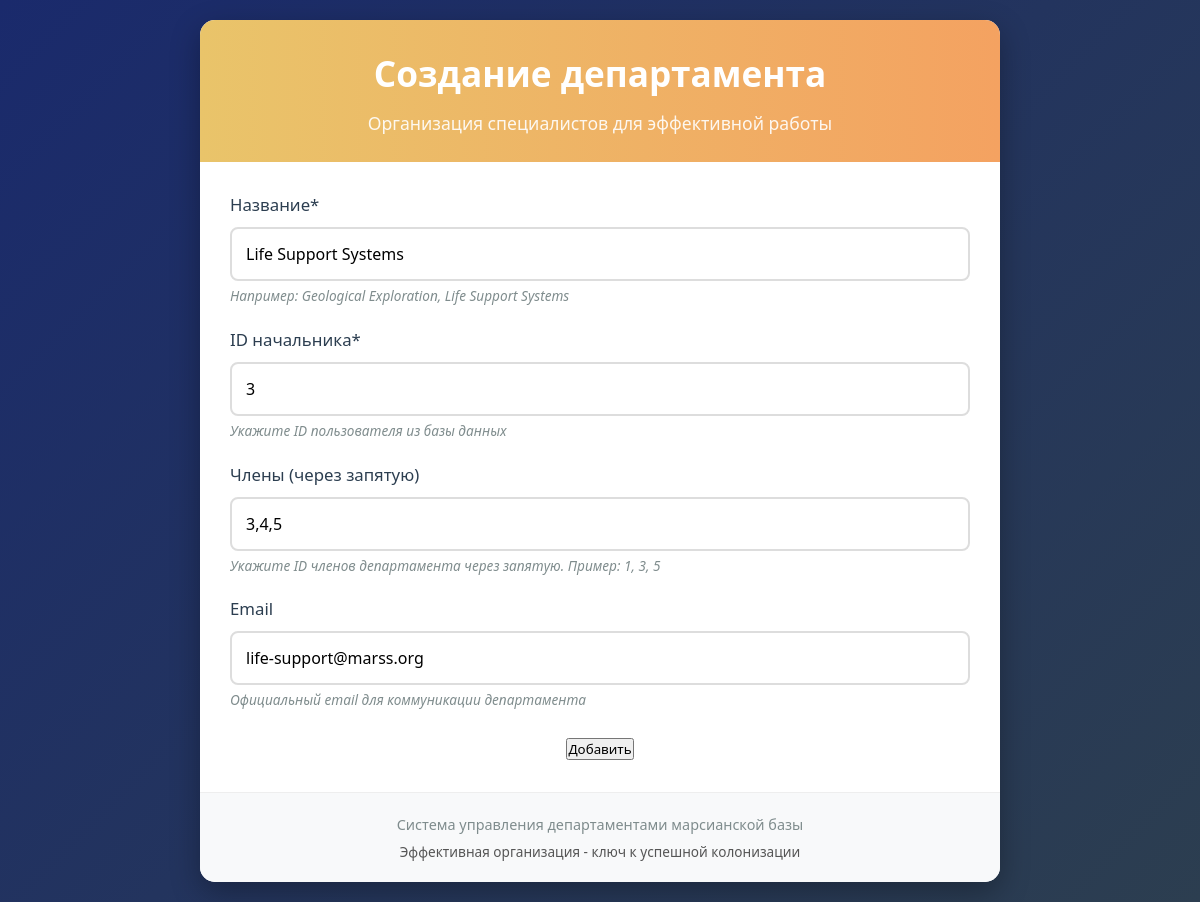
Page /edit_department/2 (signed in) on the committed database.
### data/models.py (models this page shows)
class Department(SqlAlchemyBase):
    __tablename__ = 'departments'
    id = Column(Integer, primary_key=True, autoincrement=True)
    title = Column(String, nullable=False)
    chief = Column(Integer, ForeignKey('users.id'), nullable=False)
    members = Column(String)
    email = Column(String, unique=True, nullable=False)
    chief_user = relationship("User", back_populates="departments")

### app.py (the view, shortened to what this page needs)
@app.route('/edit_department/<int:id>', methods=['GET', 'POST'])
@login_required
def edit_department(id):
    db_sess = db_session.create_session()
    dept = db_sess.query(Department).get(id)
    if not dept:
        flash('Департамент не найден', 'danger')
        return redirect('/departments')
    if current_user.id != dept.chief and current_user.id != 1:
        flash('У вас нет прав для редактирования этого департамента', 'danger')
        return redirect('/departments')
    form = DepartmentForm()
    if request.method == "GET":
        form.title.data = dept.title
        form.chief.data = dept.chief
        form.members.data = dept.members
        form.email.data = dept.email
    return render_template('create_department.html', form=form, title='Редактирование департамента')

### forms/department.py
class DepartmentForm(FlaskForm):
    title = StringField('Название', validators=[DataRequired()])
    chief = IntegerField('ID начальника', validators=[DataRequired()])
    members = StringField('Члены (через запятую)')
    email = StringField('Email')
    submit = SubmitField('Добавить')

### app.py (called while the page is built)
@login_manager.user_loader
def load_user(user_id):
    db_sess = db_session.create_session()
    return db_sess.get(User, user_id)  # Используем современный метод Session.get()

### data/db_session.py (called while the page is built)
def create_session() -> Session:
    global __factory
    return __factory()

### templates/create_department.html (shortened to what this page needs)
<!DOCTYPE html>
<html lang="ru">
<head>
</head>
<body>
    <div class="container">
        <header>
            <h1>Создание департамента</h1>
            <p class="subtitle">Организация специалистов для эффективной работы</p>
        </header>
        <div class="form-section">
            <form method="POST" novalidate>
                <div class="form-group">
                    <label for="title">{{ form.title.label.text }}*</label>
                    {{ form.title(class="form-control", placeholder="Название департамента") }}
                    <div class="field-hint">Например: Geological Exploration, Life Support Systems</div>
                </div>
                <div class="form-group">
                    <label for="chief">{{ form.chief.label.text }}*</label>
                    {{ form.chief(class="form-control", placeholder="ID начальника департамента") }}
                    <div class="field-hint">Укажите ID пользователя из базы данных</div>
                </div>
                <div class="form-group">
                    <label for="members">{{ form.members.label.text }}</label>
                    {{ form.members(class="form-control", placeholder="ID членов через запятую: 1, 3, 5") }}
                    <div class="field-hint">Укажите ID членов департамента через запятую. Пример: 1, 3, 5</div>
                </div>
                <div class="form-group">
                    <label for="email">{{ form.email.label.text }}</label>
                    {{ form.email(class="form-control", placeholder="Email департамента") }}
                    <div class="field-hint">Официальный email для коммуникации департамента</div>
                </div>
                <div class="submit-container">
                    {{ form.submit(class="btn-submit") }}
                </div>
            </form>
        </div>
        <footer>
            <p>Система управления департаментами марсианской базы</p>
            <p style="margin-top: 5px; font-size: 0.85rem; color: #555;">Эффективная организация - ключ к успешной колонизации</p>
        </footer>
    </div>
</body>
</html>

### templates/create_department.html (style rules this page uses)
* { box-sizing: border-box; margin: 0; padding: 0; font-family: 'Segoe UI', Tahoma, Geneva, Verdana, sans-serif; }
body { background: linear-gradient(135deg, #1a2a6c, #2c3e50); color: #333; line-height: 1.6; padding: 20px; min-height: 100vh; }
.container { max-width: 800px; margin: 0 auto; background: white; border-radius: 15px; box-shadow: 0 10px 30px rgba(0, 0, 0, 0.3); overflow: hidden; }
header { background: linear-gradient(90deg, #e9c46a, #f4a261); color: white; padding: 25px 30px; text-align: center; }
h1 { font-size: 2.2rem; margin-bottom: 8px; }
.subtitle { opacity: 0.9; font-size: 1.1rem; }
.form-section { padding: 30px; }
.form-group { margin-bottom: 20px; }
label { display: block; margin-bottom: 8px; font-weight: 500; color: #2c3e50; font-size: 1.05rem; }
input[type="text"], input[type="email"], input[type="number"] { width: 100%; padding: 14px; border: 2px solid #ddd; border-radius: 8px; font-size: 16px; transition: border-color 0.3s; }
.field-hint { font-size: 0.85rem; color: #7f8c8d; margin-top: 4px; font-style: italic; }
.submit-container { text-align: center; margin-top: 25px; }
footer { text-align: center; padding: 20px; background: #f8f9fa; color: #7f8c8d; font-size: 0.9rem; border-top: 1px solid #eee; }

### rows in the picture
Department: title "Life Support Systems", chief "3", members "3,4,5", email "life-support@marss.org"
